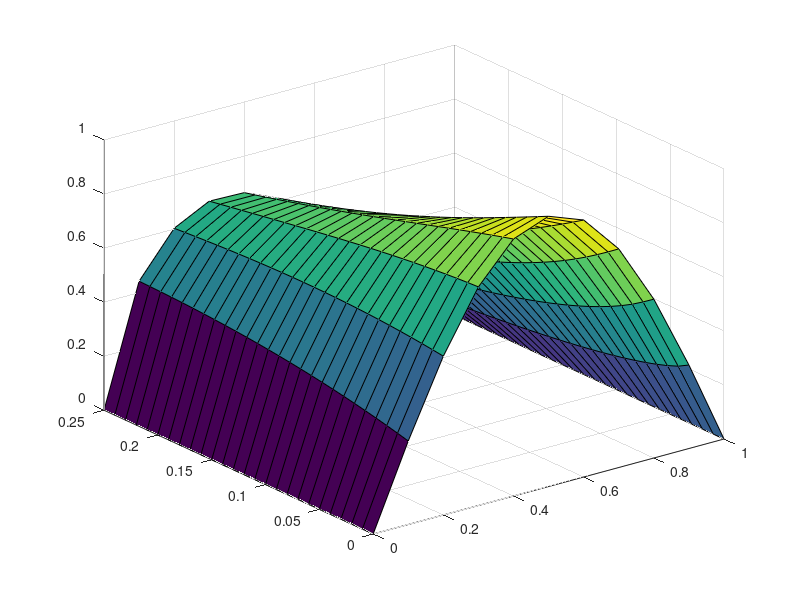

This chart was generated by the following MATLAB code:
%Author: Vijay Rajagopal

%fd_diffusion.m: Finite difference solution to the 1D diffusion equation u_t-d/dx(Du_x)=0, where D is spatially varying like in cells with different diffusivity 
%coefficients in different spaces

%Define a 2D grid of points of length and time xdim and tdim and set up empty matrix to fill concentration field
close all;
clear all;
xdim=1;
tdim=0.25;

dx=0.1;
dt=0.01;

x=[0:dx:xdim];
t=[0:dt:tdim];
u=zeros(length(t),length(x));
%medium properties: diffusion coefficeint, D as spatially varying.

% D=1
%D=ones(1,length(x));

% D=ax
D=0.4*x;
%set up initial conditions u(0,x)=sin(pi*x)
for xi=1:length(x)
  u(1,xi)=sin(pi*x(xi));
end
%set up BC conditions u(t,0)=0, u(t,1)=0
u(1:length(t),1)=0;
u(1:length(t),length(x))=0;

%fd approx of u_t=[u(t+dt,x)-u(t,x)]/dt
%central diff fd approx of u_xx=[u(t,x+dx)-2u(t,x)+u(t,x-dx)]/dx^2
%d/dx(Du_x) = D_x*u_x+Du_xx
%therefore diffusion equation with spatial variation of diffusion coeff:
%u_t=D_x*u_x+D*u_xx
%therefore value of u at next time step aftersome finite difference approximation workings in my notebook:
% u(t+dx,x)=u(t,x)+(dt/dx^2)*[(D(t,x+dx/2)-D(t,x-dx/2))(u(t,x+dx/2)-u(t,x-dx/2))+D*(u(t,x+dx)-2u(t,x)+u(t,x-dx))]
 
stepcoeff=(dt/(dx^2));
%solve for the remainder of time after t=0
for ti=1:(length(t)-1)
  for xi=2:(length(x)-1)
    utxplushalf=(u(ti,xi)+u(ti,xi+1))/2;
    utxminushalf=(u(ti,xi)+u(ti,xi-1))/2;
    Dtxplushalf=(D(xi)+D(xi+1))/2;
    Dtxminushalf=(D(xi)+D(xi-1))/2;
    u(ti+1,xi)=u(ti,xi)+(stepcoeff*D(xi)*(u(ti,xi+1)-2*u(ti,xi)+u(ti,xi-1)))+(stepcoeff*(Dtxplushalf-Dtxminushalf)*(utxplushalf-utxminushalf));
  end
end
surf(x,t,u);




